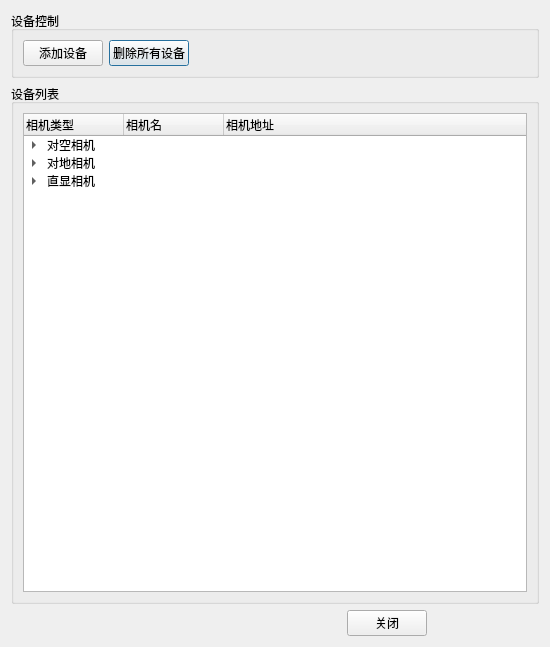
<?xml version="1.0" encoding="UTF-8"?>
<ui version="4.0">
 <class>DevConfig</class>
 <widget class="QDialog" name="DevConfig">
  <property name="geometry">
   <rect>
    <x>0</x>
    <y>0</y>
    <width>550</width>
    <height>647</height>
   </rect>
  </property>
  <property name="windowTitle">
   <string>Dialog</string>
  </property>
  <layout class="QGridLayout" name="gridLayout_5">
   <item row="0" column="0">
    <widget class="QGroupBox" name="groupBox">
     <property name="title">
      <string>设备控制</string>
     </property>
     <layout class="QGridLayout" name="gridLayout_2">
      <item row="0" column="0">
       <layout class="QGridLayout" name="gridLayout">
        <item row="0" column="1">
         <widget class="QPushButton" name="pushButton_2">
          <property name="text">
           <string>删除所有设备</string>
          </property>
         </widget>
        </item>
        <item row="0" column="0">
         <widget class="QPushButton" name="pushButton">
          <property name="text">
           <string>添加设备</string>
          </property>
         </widget>
        </item>
        <item row="0" column="2">
         <spacer name="horizontalSpacer">
          <property name="orientation">
           <enum>Qt::Horizontal</enum>
          </property>
          <property name="sizeHint" stdset="0">
           <size>
            <width>40</width>
            <height>20</height>
           </size>
          </property>
         </spacer>
        </item>
       </layout>
      </item>
     </layout>
    </widget>
   </item>
   <item row="1" column="0">
    <widget class="QGroupBox" name="groupBox_2">
     <property name="title">
      <string>设备列表</string>
     </property>
     <layout class="QGridLayout" name="gridLayout_3">
      <item row="0" column="0">
       <widget class="QTreeWidget" name="treeWidget">
        <column>
         <property name="text">
          <string>相机类型</string>
         </property>
        </column>
        <column>
         <property name="text">
          <string>相机名</string>
         </property>
        </column>
        <column>
         <property name="text">
          <string>相机地址</string>
         </property>
        </column>
        <item>
         <property name="text">
          <string>对空相机</string>
         </property>
         <item>
          <property name="text">
           <string>1</string>
          </property>
          <property name="text">
           <string>CAM-to-air-1</string>
          </property>
          <property name="text">
           <string>192.168.1.111</string>
          </property>
         </item>
         <item>
          <property name="text">
           <string>2</string>
          </property>
          <property name="text">
           <string>CAM-to-air-2</string>
          </property>
          <property name="text">
           <string>192.168.1.112</string>
          </property>
         </item>
        </item>
        <item>
         <property name="text">
          <string>对地相机</string>
         </property>
         <item>
          <property name="text">
           <string>1</string>
          </property>
          <property name="text">
           <string>CAM-to-ground-1</string>
          </property>
          <property name="text">
           <string>192.168.1.121</string>
          </property>
         </item>
         <item>
          <property name="text">
           <string>2</string>
          </property>
          <property name="text">
           <string>CAM-to-ground-2</string>
          </property>
          <property name="text">
           <string>192.168.1.122</string>
          </property>
         </item>
        </item>
        <item>
         <property name="text">
          <string>直显相机</string>
         </property>
         <item>
          <property name="text">
           <string>1</string>
          </property>
          <property name="text">
           <string>CAM-direct-1</string>
          </property>
          <property name="text">
           <string>tty1</string>
          </property>
         </item>
         <item>
          <property name="text">
           <string>2</string>
          </property>
          <property name="text">
           <string>CAM-direct-2</string>
          </property>
          <property name="text">
           <string>tty2</string>
          </property>
         </item>
        </item>
       </widget>
      </item>
     </layout>
    </widget>
   </item>
   <item row="2" column="0">
    <layout class="QGridLayout" name="gridLayout_4">
     <item row="0" column="3">
      <widget class="QPushButton" name="pushButton_3">
       <property name="text">
        <string>关闭</string>
       </property>
      </widget>
     </item>
     <item row="0" column="1">
      <spacer name="horizontalSpacer_3">
       <property name="orientation">
        <enum>Qt::Horizontal</enum>
       </property>
       <property name="sizeHint" stdset="0">
        <size>
         <width>40</width>
         <height>20</height>
        </size>
       </property>
      </spacer>
     </item>
     <item row="0" column="4">
      <spacer name="horizontalSpacer_4">
       <property name="orientation">
        <enum>Qt::Horizontal</enum>
       </property>
       <property name="sizeHint" stdset="0">
        <size>
         <width>40</width>
         <height>20</height>
        </size>
       </property>
      </spacer>
     </item>
     <item row="0" column="2">
      <spacer name="horizontalSpacer_2">
       <property name="orientation">
        <enum>Qt::Horizontal</enum>
       </property>
       <property name="sizeHint" stdset="0">
        <size>
         <width>40</width>
         <height>20</height>
        </size>
       </property>
      </spacer>
     </item>
     <item row="0" column="0">
      <spacer name="horizontalSpacer_5">
       <property name="orientation">
        <enum>Qt::Horizontal</enum>
       </property>
       <property name="sizeHint" stdset="0">
        <size>
         <width>40</width>
         <height>20</height>
        </size>
       </property>
      </spacer>
     </item>
    </layout>
   </item>
  </layout>
 </widget>
 <resources/>
 <connections/>
</ui>
